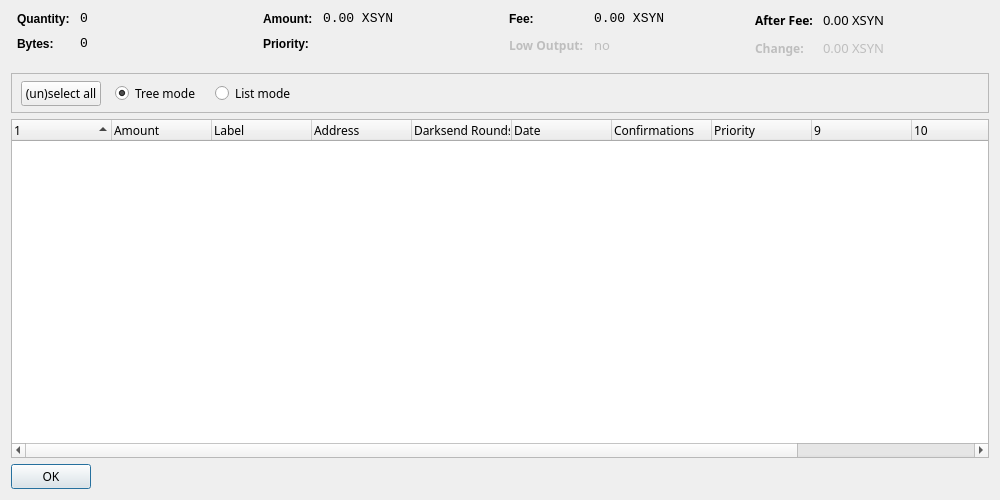
<?xml version="1.0" encoding="UTF-8"?>
<ui version="4.0">
 <class>CoinControlDialog</class>
 <widget class="QDialog" name="CoinControlDialog">
  <property name="geometry">
   <rect>
    <x>0</x>
    <y>0</y>
    <width>1000</width>
    <height>500</height>
   </rect>
  </property>
  <property name="windowTitle">
   <string>Coin Control</string>
  </property>
  <layout class="QVBoxLayout" name="verticalLayout">
   <item>
    <layout class="QHBoxLayout" name="horizontalLayoutTop" stretch="0,0,0,0">
     <property name="topMargin">
      <number>0</number>
     </property>
     <property name="bottomMargin">
      <number>10</number>
     </property>
     <item>
      <layout class="QFormLayout" name="formLayoutCoinControl1">
       <property name="horizontalSpacing">
        <number>10</number>
       </property>
       <property name="verticalSpacing">
        <number>10</number>
       </property>
       <property name="leftMargin">
        <number>6</number>
       </property>
       <property name="rightMargin">
        <number>6</number>
       </property>
       <item row="0" column="0">
        <widget class="QLabel" name="labelCoinControlQuantityText">
         <property name="styleSheet">
          <string notr="true">font-weight:bold;</string>
         </property>
         <property name="text">
          <string>Quantity:</string>
         </property>
        </widget>
       </item>
       <item row="0" column="1">
        <widget class="QLabel" name="labelCoinControlQuantity">
         <property name="font">
          <font>
           <family>Monospace</family>
           <pointsize>10</pointsize>
          </font>
         </property>
         <property name="cursor">
          <cursorShape>IBeamCursor</cursorShape>
         </property>
         <property name="contextMenuPolicy">
          <enum>Qt::ActionsContextMenu</enum>
         </property>
         <property name="text">
          <string notr="true">0</string>
         </property>
         <property name="textInteractionFlags">
          <set>Qt::LinksAccessibleByMouse|Qt::TextSelectableByKeyboard|Qt::TextSelectableByMouse</set>
         </property>
        </widget>
       </item>
       <item row="1" column="0">
        <widget class="QLabel" name="labelCoinControlBytesText">
         <property name="styleSheet">
          <string notr="true">font-weight:bold;</string>
         </property>
         <property name="text">
          <string>Bytes:</string>
         </property>
        </widget>
       </item>
       <item row="1" column="1">
        <widget class="QLabel" name="labelCoinControlBytes">
         <property name="font">
          <font>
           <family>Monospace</family>
           <pointsize>10</pointsize>
          </font>
         </property>
         <property name="cursor">
          <cursorShape>IBeamCursor</cursorShape>
         </property>
         <property name="contextMenuPolicy">
          <enum>Qt::ActionsContextMenu</enum>
         </property>
         <property name="text">
          <string notr="true">0</string>
         </property>
         <property name="textInteractionFlags">
          <set>Qt::LinksAccessibleByMouse|Qt::TextSelectableByKeyboard|Qt::TextSelectableByMouse</set>
         </property>
        </widget>
       </item>
      </layout>
     </item>
     <item>
      <layout class="QFormLayout" name="formLayoutCoinControl2">
       <property name="horizontalSpacing">
        <number>10</number>
       </property>
       <property name="verticalSpacing">
        <number>10</number>
       </property>
       <property name="leftMargin">
        <number>6</number>
       </property>
       <property name="rightMargin">
        <number>6</number>
       </property>
       <item row="0" column="0">
        <widget class="QLabel" name="labelCoinControlAmountText">
         <property name="styleSheet">
          <string notr="true">font-weight:bold;</string>
         </property>
         <property name="text">
          <string>Amount:</string>
         </property>
        </widget>
       </item>
       <item row="0" column="1">
        <widget class="QLabel" name="labelCoinControlAmount">
         <property name="font">
          <font>
           <family>Monospace</family>
           <pointsize>10</pointsize>
          </font>
         </property>
         <property name="cursor">
          <cursorShape>IBeamCursor</cursorShape>
         </property>
         <property name="contextMenuPolicy">
          <enum>Qt::ActionsContextMenu</enum>
         </property>
         <property name="text">
          <string notr="true">0.00 XSYN</string>
         </property>
         <property name="textInteractionFlags">
          <set>Qt::LinksAccessibleByMouse|Qt::TextSelectableByKeyboard|Qt::TextSelectableByMouse</set>
         </property>
        </widget>
       </item>
       <item row="1" column="0">
        <widget class="QLabel" name="labelCoinControlPriorityText">
         <property name="styleSheet">
          <string notr="true">font-weight:bold;</string>
         </property>
         <property name="text">
          <string>Priority:</string>
         </property>
        </widget>
       </item>
       <item row="1" column="1">
        <widget class="QLabel" name="labelCoinControlPriority">
         <property name="font">
          <font>
           <family>Monospace</family>
           <pointsize>10</pointsize>
          </font>
         </property>
         <property name="cursor">
          <cursorShape>IBeamCursor</cursorShape>
         </property>
         <property name="contextMenuPolicy">
          <enum>Qt::ActionsContextMenu</enum>
         </property>
         <property name="text">
          <string/>
         </property>
         <property name="textInteractionFlags">
          <set>Qt::LinksAccessibleByMouse|Qt::TextSelectableByKeyboard|Qt::TextSelectableByMouse</set>
         </property>
        </widget>
       </item>
      </layout>
     </item>
     <item>
      <layout class="QFormLayout" name="formLayoutCoinControl3">
       <property name="horizontalSpacing">
        <number>10</number>
       </property>
       <property name="verticalSpacing">
        <number>10</number>
       </property>
       <property name="leftMargin">
        <number>6</number>
       </property>
       <property name="rightMargin">
        <number>6</number>
       </property>
       <item row="0" column="0">
        <widget class="QLabel" name="labelCoinControlFeeText">
         <property name="styleSheet">
          <string notr="true">font-weight:bold;</string>
         </property>
         <property name="text">
          <string>Fee:</string>
         </property>
        </widget>
       </item>
       <item row="0" column="1">
        <widget class="QLabel" name="labelCoinControlFee">
         <property name="font">
          <font>
           <family>Monospace</family>
           <pointsize>10</pointsize>
          </font>
         </property>
         <property name="cursor">
          <cursorShape>IBeamCursor</cursorShape>
         </property>
         <property name="contextMenuPolicy">
          <enum>Qt::ActionsContextMenu</enum>
         </property>
         <property name="text">
          <string notr="true">0.00 XSYN</string>
         </property>
         <property name="textInteractionFlags">
          <set>Qt::LinksAccessibleByMouse|Qt::TextSelectableByKeyboard|Qt::TextSelectableByMouse</set>
         </property>
        </widget>
       </item>
       <item row="1" column="0">
        <widget class="QLabel" name="labelCoinControlLowOutputText">
         <property name="enabled">
          <bool>false</bool>
         </property>
         <property name="font">
          <font>
           <family>Sawasdee</family>
           <weight>75</weight>
           <bold>true</bold>
          </font>
         </property>
         <property name="styleSheet">
          <string notr="true">font-weight:bold;</string>
         </property>
         <property name="text">
          <string>Low Output:</string>
         </property>
        </widget>
       </item>
       <item row="1" column="1">
        <widget class="QLabel" name="labelCoinControlLowOutput">
         <property name="enabled">
          <bool>false</bool>
         </property>
         <property name="font">
          <font>
           <family>Sawasdee</family>
           <pointsize>10</pointsize>
          </font>
         </property>
         <property name="cursor">
          <cursorShape>IBeamCursor</cursorShape>
         </property>
         <property name="contextMenuPolicy">
          <enum>Qt::ActionsContextMenu</enum>
         </property>
         <property name="text">
          <string notr="true">no</string>
         </property>
         <property name="textInteractionFlags">
          <set>Qt::LinksAccessibleByMouse|Qt::TextSelectableByKeyboard|Qt::TextSelectableByMouse</set>
         </property>
        </widget>
       </item>
      </layout>
     </item>
     <item>
      <layout class="QFormLayout" name="formLayoutCoinControl4">
       <property name="horizontalSpacing">
        <number>10</number>
       </property>
       <property name="verticalSpacing">
        <number>10</number>
       </property>
       <property name="leftMargin">
        <number>6</number>
       </property>
       <property name="rightMargin">
        <number>6</number>
       </property>
       <item row="0" column="0">
        <widget class="QLabel" name="labelCoinControlAfterFeeText">
         <property name="font">
          <font>
           <family>Sawasdee</family>
           <weight>75</weight>
           <bold>true</bold>
          </font>
         </property>
         <property name="styleSheet">
          <string notr="true">font-weight:bold;</string>
         </property>
         <property name="text">
          <string>After Fee:</string>
         </property>
        </widget>
       </item>
       <item row="0" column="1">
        <widget class="QLabel" name="labelCoinControlAfterFee">
         <property name="font">
          <font>
           <family>Sawasdee</family>
           <pointsize>10</pointsize>
          </font>
         </property>
         <property name="cursor">
          <cursorShape>IBeamCursor</cursorShape>
         </property>
         <property name="contextMenuPolicy">
          <enum>Qt::ActionsContextMenu</enum>
         </property>
         <property name="text">
          <string notr="true">0.00 XSYN</string>
         </property>
         <property name="textInteractionFlags">
          <set>Qt::LinksAccessibleByMouse|Qt::TextSelectableByKeyboard|Qt::TextSelectableByMouse</set>
         </property>
        </widget>
       </item>
       <item row="1" column="0">
        <widget class="QLabel" name="labelCoinControlChangeText">
         <property name="enabled">
          <bool>false</bool>
         </property>
         <property name="font">
          <font>
           <family>Sawasdee</family>
           <weight>75</weight>
           <bold>true</bold>
          </font>
         </property>
         <property name="styleSheet">
          <string notr="true">font-weight:bold;</string>
         </property>
         <property name="text">
          <string>Change:</string>
         </property>
        </widget>
       </item>
       <item row="1" column="1">
        <widget class="QLabel" name="labelCoinControlChange">
         <property name="enabled">
          <bool>false</bool>
         </property>
         <property name="font">
          <font>
           <family>Sawasdee</family>
           <pointsize>10</pointsize>
          </font>
         </property>
         <property name="cursor">
          <cursorShape>IBeamCursor</cursorShape>
         </property>
         <property name="contextMenuPolicy">
          <enum>Qt::ActionsContextMenu</enum>
         </property>
         <property name="text">
          <string notr="true">0.00 XSYN</string>
         </property>
         <property name="textInteractionFlags">
          <set>Qt::LinksAccessibleByMouse|Qt::TextSelectableByKeyboard|Qt::TextSelectableByMouse</set>
         </property>
        </widget>
       </item>
      </layout>
     </item>
    </layout>
   </item>
   <item>
    <widget class="QFrame" name="frame">
     <property name="minimumSize">
      <size>
       <width>0</width>
       <height>40</height>
      </size>
     </property>
     <property name="font">
      <font>
       <family>Sawasdee</family>
      </font>
     </property>
     <property name="frameShape">
      <enum>QFrame::StyledPanel</enum>
     </property>
     <property name="frameShadow">
      <enum>QFrame::Sunken</enum>
     </property>
     <widget class="QWidget" name="horizontalLayoutWidget">
      <property name="geometry">
       <rect>
        <x>10</x>
        <y>0</y>
        <width>781</width>
        <height>41</height>
       </rect>
      </property>
      <property name="font">
       <font>
        <family>Sawasdee</family>
       </font>
      </property>
      <layout class="QHBoxLayout" name="horizontalLayoutPanel" stretch="0,0,0,0">
       <property name="spacing">
        <number>14</number>
       </property>
       <item>
        <widget class="QPushButton" name="pushButtonSelectAll">
         <property name="sizePolicy">
          <sizepolicy hsizetype="Maximum" vsizetype="Fixed">
           <horstretch>0</horstretch>
           <verstretch>0</verstretch>
          </sizepolicy>
         </property>
         <property name="font">
          <font>
           <family>Sawasdee</family>
          </font>
         </property>
         <property name="text">
          <string>(un)select all</string>
         </property>
        </widget>
       </item>
       <item>
        <widget class="QRadioButton" name="radioTreeMode">
         <property name="sizePolicy">
          <sizepolicy hsizetype="Maximum" vsizetype="Fixed">
           <horstretch>0</horstretch>
           <verstretch>0</verstretch>
          </sizepolicy>
         </property>
         <property name="font">
          <font>
           <family>Sawasdee</family>
          </font>
         </property>
         <property name="text">
          <string>Tree mode</string>
         </property>
         <property name="checked">
          <bool>true</bool>
         </property>
        </widget>
       </item>
       <item>
        <widget class="QRadioButton" name="radioListMode">
         <property name="sizePolicy">
          <sizepolicy hsizetype="Maximum" vsizetype="Fixed">
           <horstretch>0</horstretch>
           <verstretch>0</verstretch>
          </sizepolicy>
         </property>
         <property name="font">
          <font>
           <family>Sawasdee</family>
          </font>
         </property>
         <property name="text">
          <string>List mode</string>
         </property>
        </widget>
       </item>
       <item>
        <spacer name="horizontalSpacer">
         <property name="font">
          <font>
           <family>Sawasdee</family>
          </font>
         </property>
         <property name="orientation">
          <enum>Qt::Horizontal</enum>
         </property>
         <property name="sizeHint" stdset="0">
          <size>
           <width>40</width>
           <height>20</height>
          </size>
         </property>
        </spacer>
       </item>
      </layout>
     </widget>
    </widget>
   </item>
   <item>
    <widget class="CoinControlTreeWidget" name="treeWidget">
     <property name="font">
      <font>
       <family>Sawasdee</family>
      </font>
     </property>
     <property name="contextMenuPolicy">
      <enum>Qt::CustomContextMenu</enum>
     </property>
     <property name="sortingEnabled">
      <bool>false</bool>
     </property>
     <property name="columnCount">
      <number>12</number>
     </property>
     <attribute name="headerShowSortIndicator" stdset="0">
      <bool>true</bool>
     </attribute>
     <attribute name="headerStretchLastSection">
      <bool>false</bool>
     </attribute>
     <column>
      <property name="text">
       <string/>
      </property>
     </column>
     <column>
      <property name="text">
       <string>Amount</string>
      </property>
     </column>
     <column>
      <property name="text">
       <string>Label</string>
      </property>
     </column>
     <column>
      <property name="text">
       <string>Address</string>
      </property>
     </column>
     <column>
      <property name="text">
       <string>Darksend Rounds</string>
      </property>
     </column>
     <column>
      <property name="text">
       <string>Date</string>
      </property>
     </column>
     <column>
      <property name="text">
       <string>Confirmations</string>
      </property>
      <property name="toolTip">
       <string>Confirmed</string>
      </property>
     </column>
     <column>
      <property name="text">
       <string>Priority</string>
      </property>
     </column>
     <column>
      <property name="text">
       <string/>
      </property>
     </column>
     <column>
      <property name="text">
       <string/>
      </property>
     </column>
     <column>
      <property name="text">
       <string/>
      </property>
     </column>
     <column>
      <property name="text">
       <string/>
      </property>
     </column>
    </widget>
   </item>
   <item>
    <widget class="QDialogButtonBox" name="buttonBox">
     <property name="sizePolicy">
      <sizepolicy hsizetype="Maximum" vsizetype="Fixed">
       <horstretch>0</horstretch>
       <verstretch>0</verstretch>
      </sizepolicy>
     </property>
     <property name="font">
      <font>
       <family>Sawasdee</family>
      </font>
     </property>
     <property name="orientation">
      <enum>Qt::Horizontal</enum>
     </property>
     <property name="standardButtons">
      <set>QDialogButtonBox::Ok</set>
     </property>
    </widget>
   </item>
  </layout>
 </widget>
 <customwidgets>
  <customwidget>
   <class>CoinControlTreeWidget</class>
   <extends>QTreeWidget</extends>
   <header>coincontroltreewidget.h</header>
  </customwidget>
 </customwidgets>
 <resources/>
 <connections/>
</ui>
